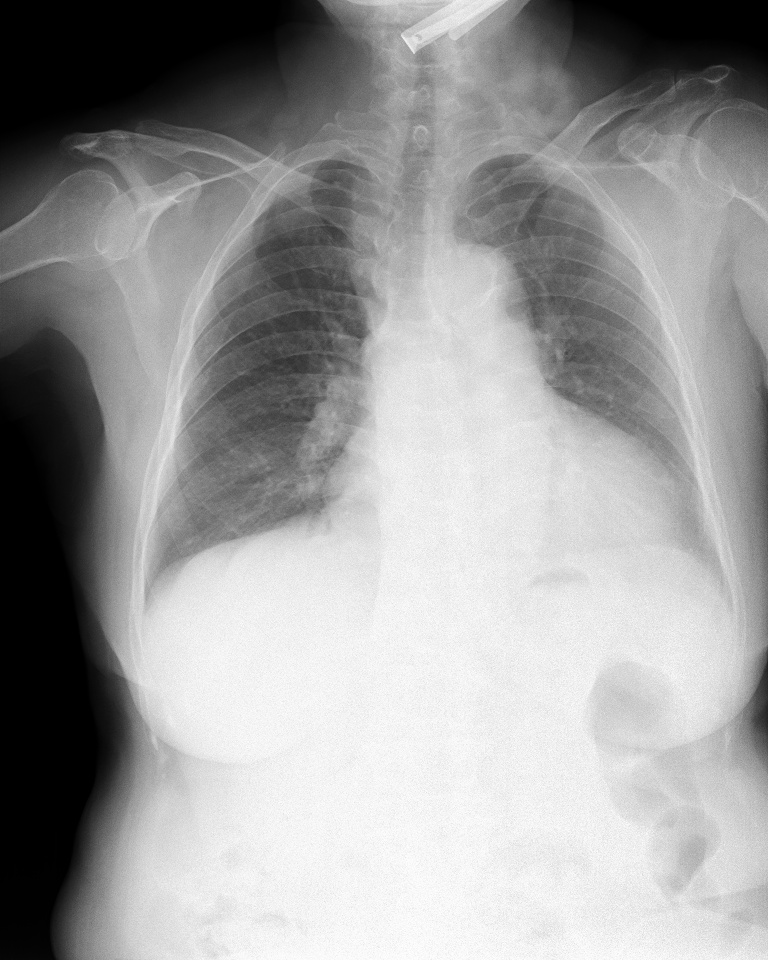
#> input picture Image-Augmentations-Visualize/dataset/051132a778e61a86eb147c7c6f564dfe.jpg, 768 x 960 px
$ python random_hsv.py
#> lines starting #> are read from the running program, lines starting #| are printed output that depends on the picture; after the words box and inside, x2 and y2 are one past the last pixel; in counts of white or black regions, pixels touching at a corner belong together
#> in main, img is the input picture: shape (960, 768, 3); min 0, max 255, mean 155.6
#| img.shape = (960, 768, 3)
### Image-Augmentations-Visualize/src/data_augmentation.py
import random
import numpy as np
import cv2
import os
import sys
from src.utils import clip_bboxes, rotate_img, convert_2_to_4_corners, rotate_bboxes, convert_4_to_2_corners, letterbox_img

class RandomHorizontalFlip_(object):
    '''Radnomly horizontally flip the Image with the probability p.
    Args:
        p: (float) The probability with which the image is flipped.

    Output:
        img: (np.array) The flipped image with shape (HxWxC)
        bboxes: (np.array) The transformed bounding boxe with shape (N, 4)
                N is number of bounding boxes and 4 represents x_min, y_min, x_max, y_max.
        labels: (ndarray) the transformed labels
    '''

    def __init__(self, p):
        self.p = p

    # [28 lines left out: function __call__, not called in this run]


class RandomVerticalFlip_(object):
    '''Radnomly vertical flip the Image with the probability p.
    Args:
        p: (float) The probability with which the image is flipped.

    Output:
        img: (np.array) The flipped image with shape (HxWxC)
        bboxes: (np.array) The transformed bounding boxe with shape (N, 4)
                N is number of bounding boxes and 4 represents x_min, y_min, x_max, y_max.
        labels: (ndarray) the transformed labels
    '''
    def __init__(self, p):
        self.p = p

    # [24 lines left out: function __call__, not called in this run]


class RandomScale(object):
    ''' Randomly scale an image
    Bounding boxes which have an area of less than 25% in the remaining in the
    transformed image is dropped (removed). The resolution is maintained, and the remaining
    area if any is filled by black color.

    Args:
        scale: (float or tuple(float))
               If **float**, the image is scale by a factor from a range (1 - scale, 1 + scale)
               If **typle**, the image is scale by a factor from value specified by the tuple.

        diff: (bool) If False, remain the aspect ratio of image. Otherwise, if True
              the scale of image's height and image's width is not the same.
        p: (float) The probability with which the image is scaled.

    Outputs:
        img: (ndarray) The scaled image with shape (H, W, C)
        bboxes: (ndarray) The transformed bounding boxe with shape (N, 4)
                N is number of bounding boxes and 4 represents x_min, y_min, x_max, y_max.
        labels: (ndarray) the transformed labels
    '''

    # [60 lines left out: functions __init__, __call__, not called in this run]


class Scale(object):
    ''' Scale an image
    Bounding boxes which have an area of less than 25% in the remaining in the
    transformed image is dropped (removed). The resolution is maintained, and the remaining
    area if any is filled by black color.

    Args:
        scale_x: (float) If **float**, the image's width is scale by a factor 1 + scale
        scale_y: (float) If **float**, the image's height is scale by a factor 1 + scale
        p: (float) The probability with which the image is scaled.

    Outputs:
        img: (ndarray) The scaled image with shape (H, W, C)
        bboxes: (ndarray) The transformed bounding boxe with shape (N, 4)
                N is number of bounding boxes and 4 represents x_min, y_min, x_max, y_max.
        labels: (ndarray) the transformed labels
    '''

    # [45 lines left out: functions __init__, __call__, not called in this run]


class RandomTranslate(object):
    ''' Randomly Translates the image
    Bounding boxes which have an area of less tahn 25% in the
    remaining in the transformed image is dropped (removed).
    The resolution is maintained, and the remaining area if any
    is filled by black color.

    Args:
        translate: (float or tuple(float))
                   if **float**, the image is translated by a factor drawn
                   randomly from a range (1 - translate, 1 + translate)
                   if **tuple**, translate is drawn randomly from specified by the tuple.
        diff: (bool) If False, remain the aspect ratio of image. Otherwise, if True
              the scale of image's height and image's width is not the same.
        p: (float) The probability with which the image is translated.

    Output:
        img: (ndarray) The scaled image with shape (H, W, C)
        bboxes: (ndarray) The transformed bounding boxe with shape (N, 4)
                N is number of bounding boxes and 4 represents x_min, y_min, x_max, y_max.
        labels: (ndarray) the transformed labels
    '''

    # [59 lines left out: functions __init__, __call__, not called in this run]

class Translate(object):
    ''' Randomly Translates the image
    Bounding boxes which have an area of less tahn 25% in the
    remaining in the transformed image is dropped (removed).
    The resolution is maintained, and the remaining area if any
    is filled by black color.

    Args:
        translate_x: (float) If **float**, the image's width is translated with this factor
        translate_y: (float) If **float**, the image's height is translated with this factor
        p: (float) The probability with which the image is translated.

    Output:
        img: (ndarray) The scaled image with shape (H, W, C)
        bboxes: (ndarray) The transformed bounding boxe with shape (N, 4)
                N is number of bounding boxes and 4 represents x_min, y_min, x_max, y_max.
        labels: (ndarray) the transformed labels
    '''

    # [51 lines left out: functions __init__, __call__, not called in this run]


class RandomRotate(object):
    ''' Randomly rotates an images
    Bounding boxes which habe an area og less than 25% in the remaining in the
    transformed image is dropped (removed). The resolution is maintained, and the remaining
    area if nay is filled by black color.

    Args:
        angle: (float or tuple(float))
               If **float**, the image is rotated by a factor drawn
               randomly from a range (- angle, angle)
               If **tuple**, the angle is drawn randomly from value specified by the tuple
        p: (float) The probability with which the image is rotated.

    Output:
        img: (ndarray) The scaled image with shape (H, W, C)
        bboxes: (ndarray) The transformed bounding boxe with shape (N, 4)
                N is number of bounding boxes and 4 represents x_min, y_min, x_max, y_max.
        labels: (ndarray) the transformed labels
    '''

    # [49 lines left out: functions __init__, __call__, not called in this run]


class Rotate(object):
    ''' Rotates an images
    Bounding boxes which habe an area og less than 25% in the remaining in the
    transformed image is dropped (removed). The resolution is maintained, and the remaining
    area if nay is filled by black color.

    Args:
        angle: (float) Angle by which the image is to be rotated
        p: (float) The probability with which the image is rotated.

    Output:
        img: (ndarray) The scaled image with shape (H, W, C)
        bboxes: (ndarray) The transformed bounding boxe with shape (N, 4)
                N is number of bounding boxes and 4 represents x_min, y_min, x_max, y_max.
        labels: (ndarray) the transformed labels
    '''

    def __init__(self, angle=20, p=0.5):
        self.angle = angle
        self.p = p

    # [40 lines left out: function __call__, not called in this run]


class RandomShear(object):
    """ Randomly shears an image in the horizontal direction
    Bounding boxes which have an area of less than 25% in the remaining in the
    transformed image is dropped. The resolution is maintained, and the remaining
    area if any is filled by black color.

    Args:
        shear_factor: (float or tuple(float))
                      If **float**, the image is sheared horizontally by a factor drawn
                      randomly from a range (-`shear_factor`, `shear_factor`).
                      If **tuple**, the `shear_factor` is drawn randomly from values specified by the
                      tuple.
        p: (float) The probability with which the image is rotated.

    Output:
        img: (ndarray) The scaled image with shape (H, W, C)
        bboxes: (ndarray) The transformed bounding boxe with shape (N, 4)
                N is number of bounding boxes and 4 represents x_min, y_min, x_max, y_max.
        labels: (ndarray) the transformed labels
    """

    # [59 lines left out: functions __init__, __call__, not called in this run]


class Shear(object):
    """ Randomly shears an image in the horizontal direction
    Bounding boxes which have an area of less than 25% in the remaining in the
    transformed image is dropped. The resolution is maintained, and the remaining
    area if any is filled by black color.

    Args:
        shear_factor: (float or tuple(float))
                      If **float**, the image is sheared horizontally by a factor drawn
                      randomly from a range (-`shear_factor`, `shear_factor`).
                      If **tuple**, the `shear_factor` is drawn randomly from values specified by the
                      tuple.
        p: (float) The probability with which the image is rotated.

    Output:
        img: (ndarray) The scaled image with shape (H, W, C)
        bboxes: (ndarray) The transformed bounding boxes with shape (N, 4)
                N is number of bounding boxes and 4 represents x_min, y_min, x_max, y_max.
        labels: (ndarray) the transformed labels
    """

    def __init__(self, shear_factor=0.2, p=0.5):
        self.shear_factor = shear_factor
        self.p = p

    # [50 lines left out: function __call__, not called in this run]


class Resize(object):
    """Resize the image in accordance to `image_letter_box` function in darknet
    The aspect ratio is maintained. The longer side is resized to the input
    size of the network, while the remaining space on the shorter side is filled
    with black color. **This should be the last transform**

    Args:
        inp_dim: (tuple(int)) with (width, height). Tuple containing the size to which the image will be resized.

    Outputs:
        img: (ndarray) The scaled image with shape (H, W, C)
        bboxes: (ndarray) The transformed bounding boxes with shape (N, 4)
                N is number of bounding boxes and 4 represents x_min, y_min, x_max, y_max.
        labels: (ndarray) the transformed labels
    """

    def __init__(self, inp_dim):
        self.inp_dim = inp_dim

    # [38 lines left out: function __call__, not called in this run]


class RandomHSV(object):
    """HSV transform to vary hue saturation and brightness
    Hue has a range of 0-179
    Saturation and Brightness have a range of 0-255.
    Chose the amount you want to change thhe above quantities accordingly.

    Args:
        hue: (None or int or tuple (int))
             If None, the hue of the image is left unchanged.
             If int, a random int is uniformly sampled from (-hue, hue) and added to the
             hue of the image.
             If tuple, the int is sampled from the range specified by the tuple.
        saturation: (None, or int or tuple(int))
                    If None, the saturation of the image is left unchanged.
                    If int, a random int is uniformly sampled from (-saturation, saturation)
                    and added to the hue of the image.
                    If tuple, the int is sampled from the range  specified by the tuple.
        brightness: (None or int or tuple(int))
                    If None, the brightness of the image is left unchanged.
                    If int, a random int is uniformly sampled from (-brightness, brightness)
                    and added to the hue of the image.
                    If tuple, the int is sampled from the range  specified by the tuple.

    Outputs:
        img: (ndarray) The scaled image with shape (H, W, C)
        bboxes: (ndarray) The transformed bounding boxes with shape (N, 4)
                N is number of bounding boxes and 4 represents x_min, y_min, x_max, y_max.
        labels: (ndarray) the transformed labels
    """

    def __init__(self, hue=None, saturation=None, brightness=None):

        if hue:
            self.hue = hue
        else:
            self.hue = 0

        if saturation:
            self.saturation = saturation
        else:
            self.saturation = 0

        if brightness:
            self.brightness = brightness
        else:
            self.brightness = 0

        if type(self.hue) != tuple:
            self.hue = (-self.hue, self.hue)

        if type(self.saturation) != tuple:
            self.saturation = (-self.saturation, self.saturation)

        if type(brightness) != tuple:
            self.brightness = (-self.brightness, self.brightness)

    def __call__(self, img, bboxes, labels):
        # img which RGB
        # get random value
        hue = random.randint(*self.hue)
        saturation = random.randint(*self.saturation)
        brightness = random.randint(*self.brightness)

        img = img.astype(int)

        #HSV
        hsv = np.array([hue, saturation, brightness]).astype(int)
        hsv = np.reshape(hsv, newshape = (1, 1, 3))

        # add hsv into image
        img += hsv
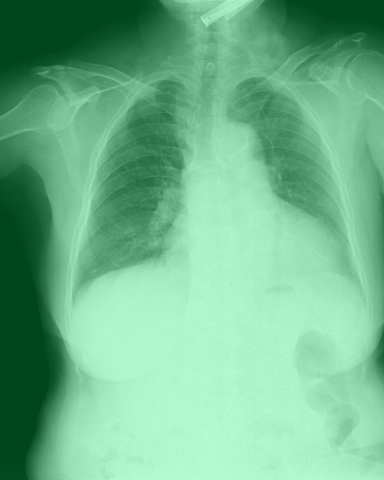
#> img: shape (960, 768, 3) int64 (shown at 1/2 size); mean of channels 0, 1, 2 304.6, 362.6, 265.6; drawn with min black and max white

        # clip the image min = 0 and max = 255
        img = np.clip(img, 0, 255)
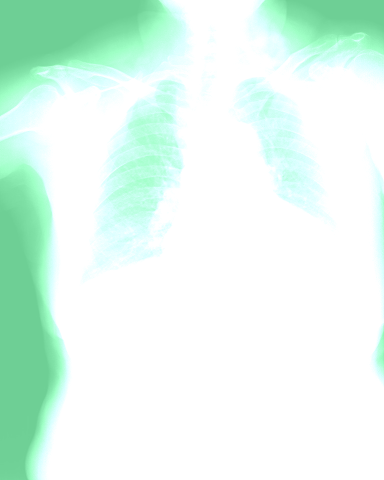
#> img: shape (960, 768, 3) int64 (shown at 1/2 size); mean of channels 0, 1, 2 237.6, 249.1, 224.9; drawn as B, G, R

        # change the first channel (Red) with min = 0 and max = 179
        img[:, :, 0] = np.clip(img[:, :, 0], 0, 179)
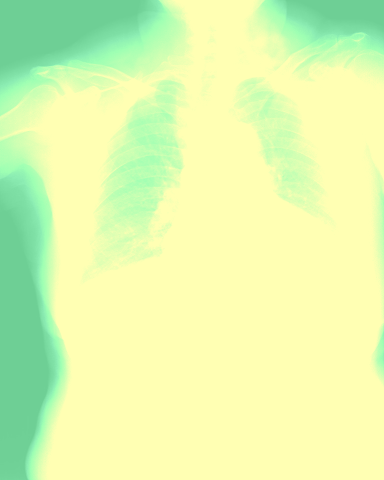
#> img: shape (960, 768, 3) int64 (shown at 1/2 size); mean of channels 0, 1, 2 175.7, 249.1, 224.9; drawn as B, G, R

        img = img.astype(np.uint8)

        return img, bboxes, labels


class HSV(object):
    """HSV transform to vary hue saturation and brightness
    Hue has a range of 0-179
    Saturation and Brightness have a range of 0-255.
    Chose the amount you want to change thhe above quantities accordingly.

    Args:
        hue: (None or int)
             If int, a random int is uniformly sampled and added to the image.
        saturation: (None, or int)
                    If None, the saturation of the image is left unchanged.
                    If int, a random int is uniformly sampled and added to the hue of the image.
        brightness: (None or int)
                    If int, a random int is uniformly sampled and added to the hue of the image.

    Outputs:
        img: (ndarray) The scaled image with shape (H, W, C)
        bboxes: (ndarray) The transformed bounding boxes with shape (N, 4)
                N is number of bounding boxes and 4 represents x_min, y_min, x_max, y_max.
        labels: (ndarray) the transformed labels
    """

    # [41 lines left out: functions __init__, __call__, not called in this run]


'''Combining multiple transformations'''
class Sequence_(object):
    '''Initialize squence object of transofrmation to the image/bboxes

    Args:
        augmentations: (list) List containing the Transformation Object in Sequence
                       they are to be applied.
        probs: (float or list(float))
               If **float**, the probability with which each of the transformation will
               be applied.
               If **list**, the length must be equal to *augmentations*.
               Each element of this list is the probability with which each
               corresponding transformation is applied.

    Output:
        img: (ndarray) The scaled image with shape (H, W, C)
        bboxes: (ndarray) The transformed bounding boxes with shape (N, 4)
                N is number of bounding boxes and 4 represents x_min, y_min, x_max, y_max.
        labels: (ndarray) the transformed labels
    '''

    # [18 lines left out: functions __init__, __call__, not called in this run]

### Image-Augmentations-Visualize/src/utils.py
# src: https://blog.paperspace.com/data-augmentation-for-object-detection-rotation-and-shearing/
# document:
import cv2
import numpy as np

def draw_bboxes(img, bbox, label, color, thickness):
    ''' draw the rectangle bboxes and its label
    Args:
        img: (np.array) with RGB and shape (H, W, C)
        bbox:(np.array) individual bbox with shape (4, ) with 4 represent to x_min, y_min, x_max. y_max
        label: (str): name of bbox
        color: (iterable) contain the color of its bbox
        thickness: (int)
    '''
    cv2.rectangle(img, pt1 = (int(bbox[0]), int(bbox[1])),
                  pt2 = (int(bbox[2]), int(bbox[3])), color = color, thickness = thickness)
    cv2.putText(img, text = label, org = (int(bbox[0]), int(bbox[1] - 5)),
                        fontFace = cv2.FONT_HERSHEY_SIMPLEX, fontScale = 0.6, color = color,
                        thickness = 1, lineType = cv2.LINE_AA)

# [267 lines left out: functions bboxes_area, clip_bboxes, rotate_img, convert_2_to_4_corners, convert_4_to_2_corners, rotate_bboxes and 1 more, not called in this run]

# [9 lines that do not run on import are left out]

### Image-Augmentations-Visualize/random_hsv.py
import numpy as np
import cv2
import matplotlib.pyplot as plt
import os
import sys
from src.utils import draw_bboxes
from src.data_augmentation import RandomHSV
import argparse
img_file = '051132a778e61a86eb147c7c6f564dfe.jpg'
annotations_file = '051132a778e61a86eb147c7c6f564dfe.txt'
color = {'Cardiomegaly' : [255, 0, 0],
         'Aortic enlargement' : [0, 255, 0],
         'Pleural thickening' : [0, 0, 255]}

def main(img_file=img_file, annotations_file=annotations_file, color=color, output_name=None):
        img_dir = os.path.join('dataset', img_file)
        annotations_dir = os.path.join('dataset', annotations_file)

        annotations = np.loadtxt(annotations_dir, delimiter = ',', dtype=object)
        labels = annotations[:, 4]
        bboxes = np.array(annotations[:, :4], dtype = np.float32)

        print(f'annotations = \n{annotations}')
        print(f'labels = \n{labels}')
        print(f'bboxes = \n{bboxes}')

        img = cv2.imread(img_dir)
        img = cv2.cvtColor(img, cv2.COLOR_BGR2RGB)
        print(f'img.shape = {img.shape}')

        random_hsv = RandomHSV(hue = (100, 179), saturation = (100, 255), brightness = (100, 255))
        hsv_img, hsv_bboxes, labels = random_hsv(img, bboxes, labels)
#> hsv_bboxes = [[317, 434, 680, 557], [427, 244, 537, 349], [530, 150, 601, 201]]
        print(f'flipp_bboxes = \n{hsv_bboxes}')
#| flipp_bboxes =
#| [[317. 434. 680. 557.]
#|  [427. 244. 537. 349.]
#|  [530. 150. 601. 201.]]

        # draw original img
        for i in range(len(labels)):
            draw_bboxes(img, bbox = bboxes[i], label = labels[i], color = color[labels[i]], thickness = 3)
#> this loop made 3 passes
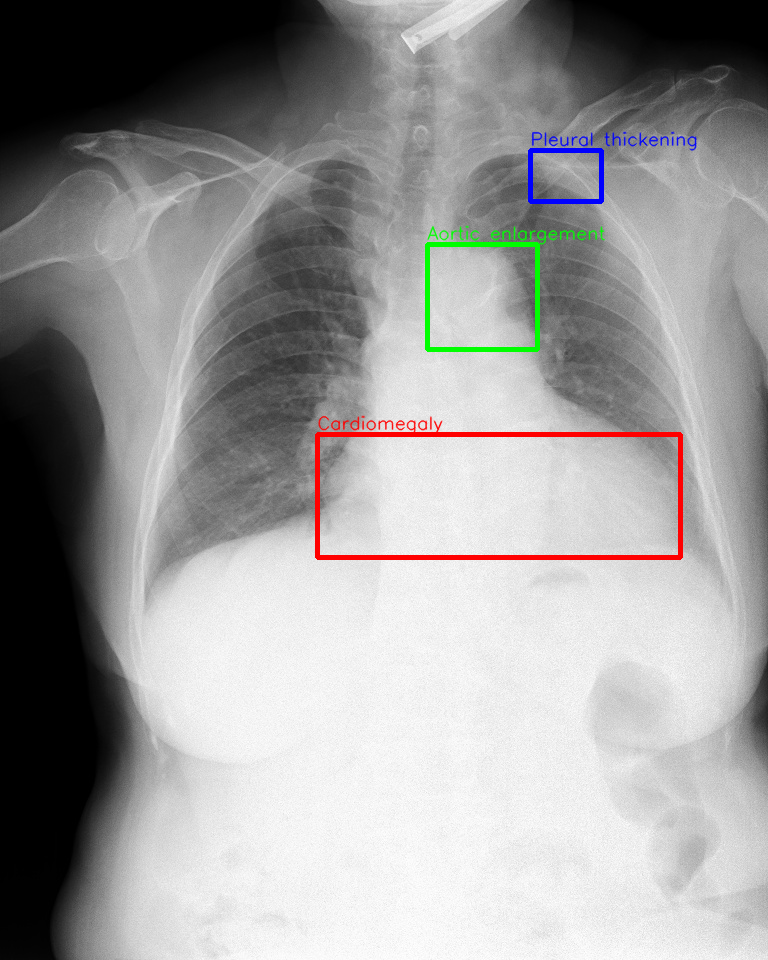
#> img: shape (960, 768, 3); 1.56% of pixels changed, all inside (x1, y1, x2, y2) = (315, 131, 698, 560)

        # draw flipped img
        for i in range(len(labels)):
            draw_bboxes(hsv_img, bbox = hsv_bboxes[i], label = labels[i], color = color[labels[i]], thickness = 3)
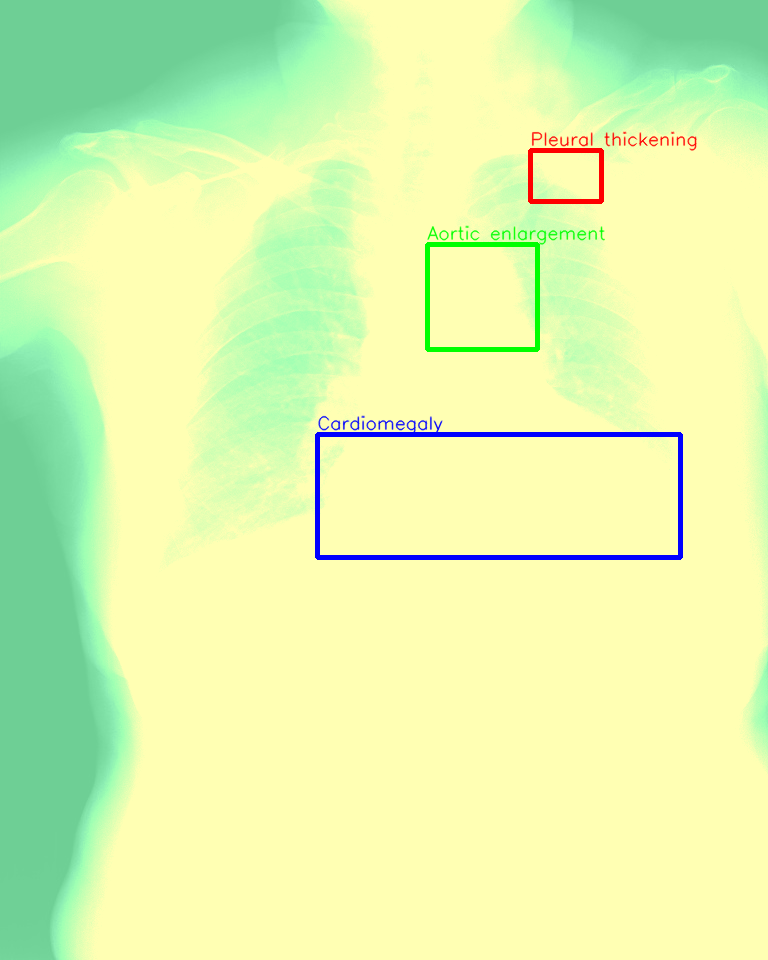
#> hsv_img: shape (960, 768, 3); mean of channels 0, 1, 2 175.2, 246.7, 222.2; drawn as B, G, R

        cv2.imshow('original-img', img)
        cv2.imshow('flip-img', hsv_img)
        cv2.waitKey(0)

        if output_name is not None:
            os.makedirs('./outputs', exist_ok = True)
            cv2.imwrite(os.path.join('./outputs', 'original-img.jpg'), img)
            cv2.imwrite(os.path.join('./outputs', output_name), hsv_img)
            print('Done saved')

if __name__ == '__main__':
    parser = argparse.ArgumentParser()
    parser.add_argument('--img_file', dest = 'img_file', default = img_file, type = str)
    parser.add_argument('--annot_file', dest = 'annot_file', default = annotations_file, type = str)
    parser.add_argument('--output_name', dest = 'output_name', default = None, type = str)
    args = parser.parse_args()

    main(args.img_file, args.annot_file, output_name = args.output_name)
